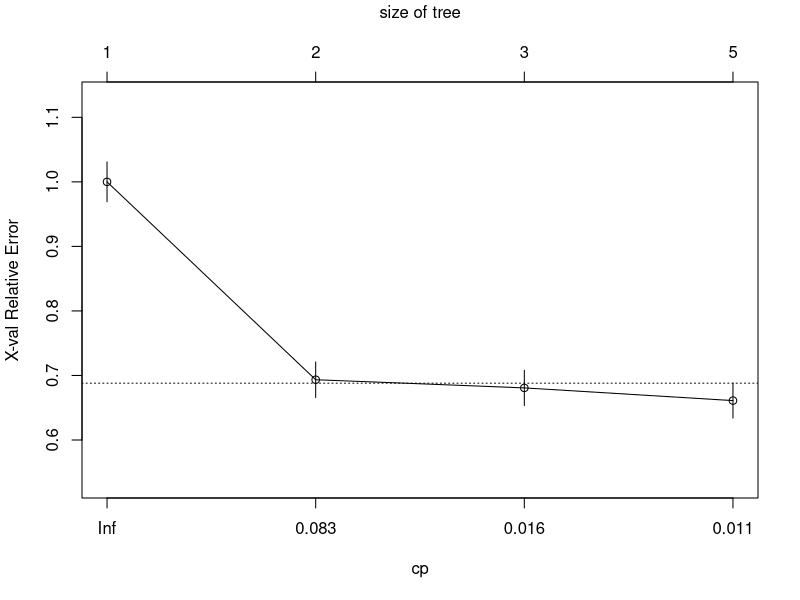
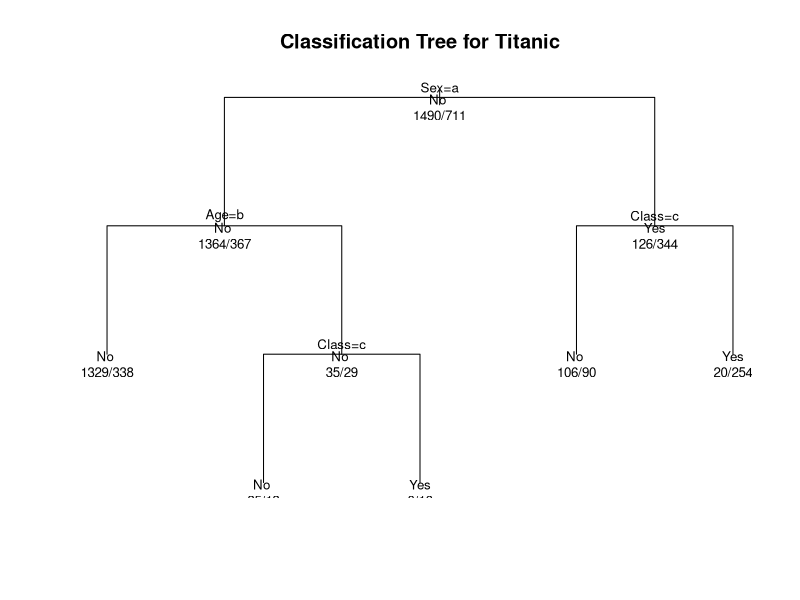
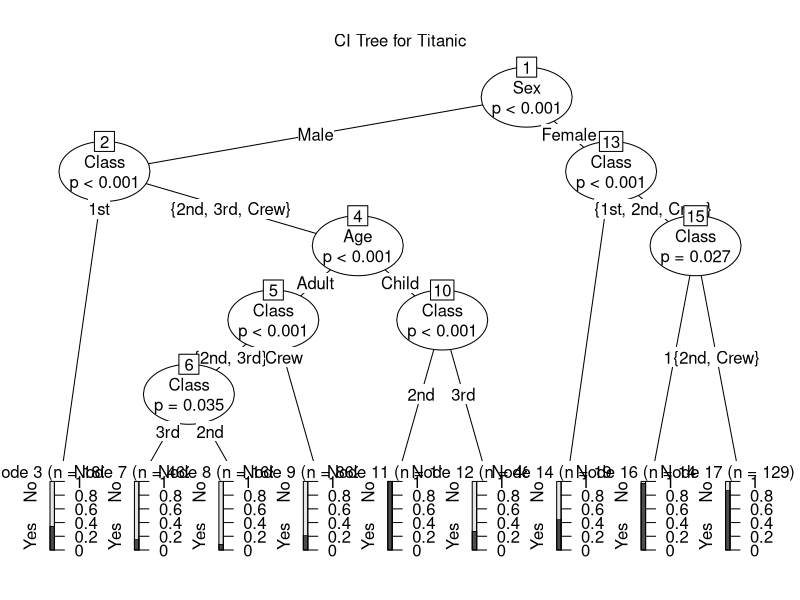

Here is the R script that generated these plots, in order: (Note: this script raises an error after producing the figures.)

library(rpart)
require(party)

df = as.data.frame(Titanic)
Titanic_df = df[rep(1:nrow(df), df$Freq), -5]

fit_rpart = rpart(Survived ~ ., data=Titanic_df)

printcp(fit_rpart) # display the results
plotcp(fit_rpart) # visualize cross-validation results
summary(fit_rpart) # detailed summary of splits

plot(fit_rpart, uniform=TRUE, main="Classification Tree for Titanic")
text(fit_rpart, use.n=TRUE, all=TRUE, cex=.8)

fit_ctree = ctree(Survived ~ ., data=Titanic_df)

summary(fit_ctree)
plot(fit_ctree, uniform=TRUE, main="CI Tree for Titanic")
text(fit_ctree, use.n=TRUE, all=TRUE, cex=.8)

dist_Titanic = Titanic_df[c("Sex", "Age", "Class")]
dist_Titanic$Sex = gsub("Male", 0, dist_Titanic$Sex)
dist_Titanic$Sex = gsub("Female", 1, dist_Titanic$Sex)
dist_Titanic$Age = gsub("Child", 0, dist_Titanic$Age)
dist_Titanic$Age = gsub("Adult", 1, dist_Titanic$Age)
dist_Titanic$Class = gsub("1st", 0, dist_Titanic$Class)
dist_Titanic$Class = gsub("2nd", 0.33, dist_Titanic$Class)
dist_Titanic$Class = gsub("3rd", 0.67, dist_Titanic$Class)
dist_Titanic$Class = gsub("Crew", 1, dist_Titanic$Class)

dist_Titanic$Sex = as.numeric(dist_Titanic$Sex)
dist_Titanic$Age = as.numeric(dist_Titanic$Age)
dist_Titanic$Class = as.numeric(dist_Titanic$Class)

fit_hclust = hclust(dist(dist_Titanic))

plot(fit_hclust)
text(fit_hclust, use.n=T, all=T, cex=.8)
